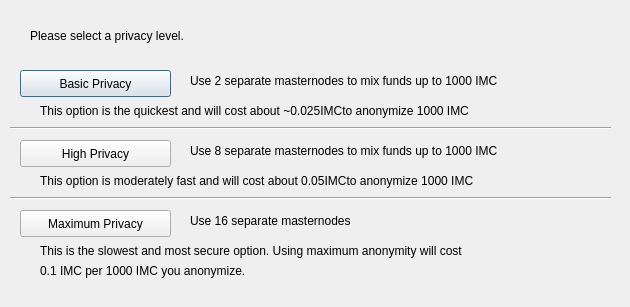
<?xml version="1.0" encoding="UTF-8"?>
<ui version="4.0">
 <class>DarksendConfig</class>
 <widget class="QDialog" name="DarksendConfig">
  <property name="geometry">
   <rect>
    <x>0</x>
    <y>0</y>
    <width>630</width>
    <height>307</height>
   </rect>
  </property>
  <property name="windowTitle">
   <string>Configure Darksend</string>
  </property>
  <widget class="QPushButton" name="buttonBasic">
   <property name="geometry">
    <rect>
     <x>20</x>
     <y>70</y>
     <width>151</width>
     <height>27</height>
    </rect>
   </property>
   <property name="text">
    <string>Basic Privacy</string>
   </property>
  </widget>
  <widget class="QPushButton" name="buttonHigh">
   <property name="geometry">
    <rect>
     <x>20</x>
     <y>140</y>
     <width>151</width>
     <height>27</height>
    </rect>
   </property>
   <property name="text">
    <string>High Privacy</string>
   </property>
  </widget>
  <widget class="QPushButton" name="buttonMax">
   <property name="geometry">
    <rect>
     <x>20</x>
     <y>210</y>
     <width>151</width>
     <height>27</height>
    </rect>
   </property>
   <property name="text">
    <string>Maximum Privacy</string>
   </property>
  </widget>
  <widget class="QLabel" name="label">
   <property name="geometry">
    <rect>
     <x>30</x>
     <y>20</y>
     <width>571</width>
     <height>31</height>
    </rect>
   </property>
   <property name="text">
    <string>Please select a privacy level.</string>
   </property>
  </widget>
  <widget class="QLabel" name="label_2">
   <property name="geometry">
    <rect>
     <x>190</x>
     <y>70</y>
     <width>421</width>
     <height>21</height>
    </rect>
   </property>
   <property name="text">
    <string>Use 2 separate masternodes to mix funds up to 1000 IMC</string>
   </property>
  </widget>
  <widget class="QLabel" name="label_3">
   <property name="geometry">
    <rect>
     <x>190</x>
     <y>140</y>
     <width>411</width>
     <height>21</height>
    </rect>
   </property>
   <property name="text">
    <string>Use 8 separate masternodes to mix funds up to 1000 IMC</string>
   </property>
  </widget>
  <widget class="QLabel" name="label_4">
   <property name="geometry">
    <rect>
     <x>190</x>
     <y>210</y>
     <width>421</width>
     <height>21</height>
    </rect>
   </property>
   <property name="text">
    <string>Use 16 separate masternodes</string>
   </property>
  </widget>
  <widget class="QLabel" name="label_6">
   <property name="geometry">
    <rect>
     <x>40</x>
     <y>100</y>
     <width>561</width>
     <height>21</height>
    </rect>
   </property>
   <property name="text">
    <string>This option is the quickest and will cost about ~0.025IMCto anonymize 1000 IMC</string>
   </property>
  </widget>
  <widget class="QLabel" name="label_7">
   <property name="geometry">
    <rect>
     <x>40</x>
     <y>170</y>
     <width>561</width>
     <height>21</height>
    </rect>
   </property>
   <property name="text">
    <string>This option is moderately fast and will cost about 0.05IMCto anonymize 1000 IMC</string>
   </property>
  </widget>
  <widget class="QLabel" name="label_8">
   <property name="geometry">
    <rect>
     <x>40</x>
     <y>240</y>
     <width>561</width>
     <height>21</height>
    </rect>
   </property>
   <property name="text">
    <string>This is the slowest and most secure option. Using maximum anonymity will cost</string>
   </property>
  </widget>
  <widget class="QLabel" name="label_9">
   <property name="geometry">
    <rect>
     <x>40</x>
     <y>260</y>
     <width>561</width>
     <height>21</height>
    </rect>
   </property>
   <property name="text">
    <string>0.1 IMC per 1000 IMC you anonymize.</string>
   </property>
  </widget>
  <widget class="Line" name="line">
   <property name="geometry">
    <rect>
     <x>10</x>
     <y>120</y>
     <width>601</width>
     <height>16</height>
    </rect>
   </property>
   <property name="orientation">
    <enum>Qt::Horizontal</enum>
   </property>
  </widget>
  <widget class="Line" name="line_2">
   <property name="geometry">
    <rect>
     <x>10</x>
     <y>190</y>
     <width>601</width>
     <height>16</height>
    </rect>
   </property>
   <property name="orientation">
    <enum>Qt::Horizontal</enum>
   </property>
  </widget>
 </widget>
 <resources/>
 <connections/>
</ui>
